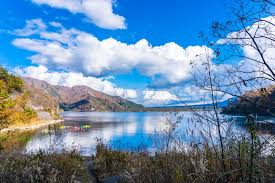
#> input picture t1.jpg, 275 x 183 px, found by its file name
$ python 13-7_2.py   (older library calls are emulated)
#> lines starting #> are read from the running program, lines starting #| are printed output that depends on the picture
import cv2
#影像梯度
#特徵提取:找出物體輪廓、線條、邊界
#梯度=變化率
src=cv2.imread("t1.jpg")
#> src is the input picture: shape (183, 275, 3); mean B, G, R 170.7, 140, 106.1
#計算影像梯度
dstx=cv2.Sobel(src,cv2.CV_32F,1,0)
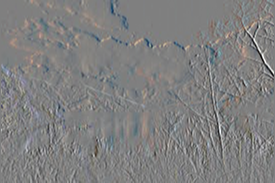
#> dstx: shape (183, 275, 3) float32; mean B, G, R 0.6, 0.2, 0.9; drawn with min black and max white
dsty=cv2.Sobel(src,cv2.CV_32F,0,1)
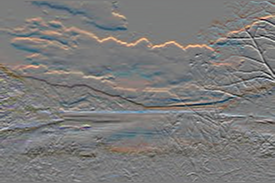
#> dsty: shape (183, 275, 3) float32; mean B, G, R -8.2, -4.3, -0.7; drawn with min black and max white
#負值轉正值
dstx=cv2.convertScaleAbs(dstx)
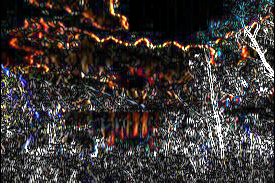
#> dstx: shape (183, 275, 3); mean B, G, R 52.3, 53.5, 59.1
dsty=cv2.convertScaleAbs(dsty)
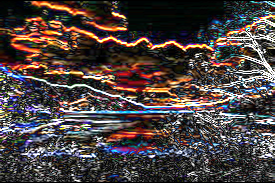
#> dsty: shape (183, 275, 3); mean B, G, R 65.4, 66.9, 76.8
#融合
dst=cv2.addWeighted(dstx,0.5,dsty,0.5,0)
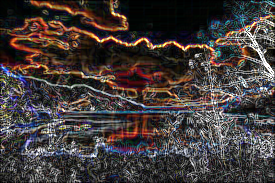
#> dst: shape (183, 275, 3); mean B, G, R 58.8, 60.2, 67.9

src=cv2.namedWindow("src", cv2.WINDOW_NORMAL)
dst=cv2.namedWindow("dst", cv2.WINDOW_NORMAL)

cv2.imshow("src",src)
cv2.imshow("dst",dst)

cv2.waitKey(0)
cv2.destroyAllWindows()
